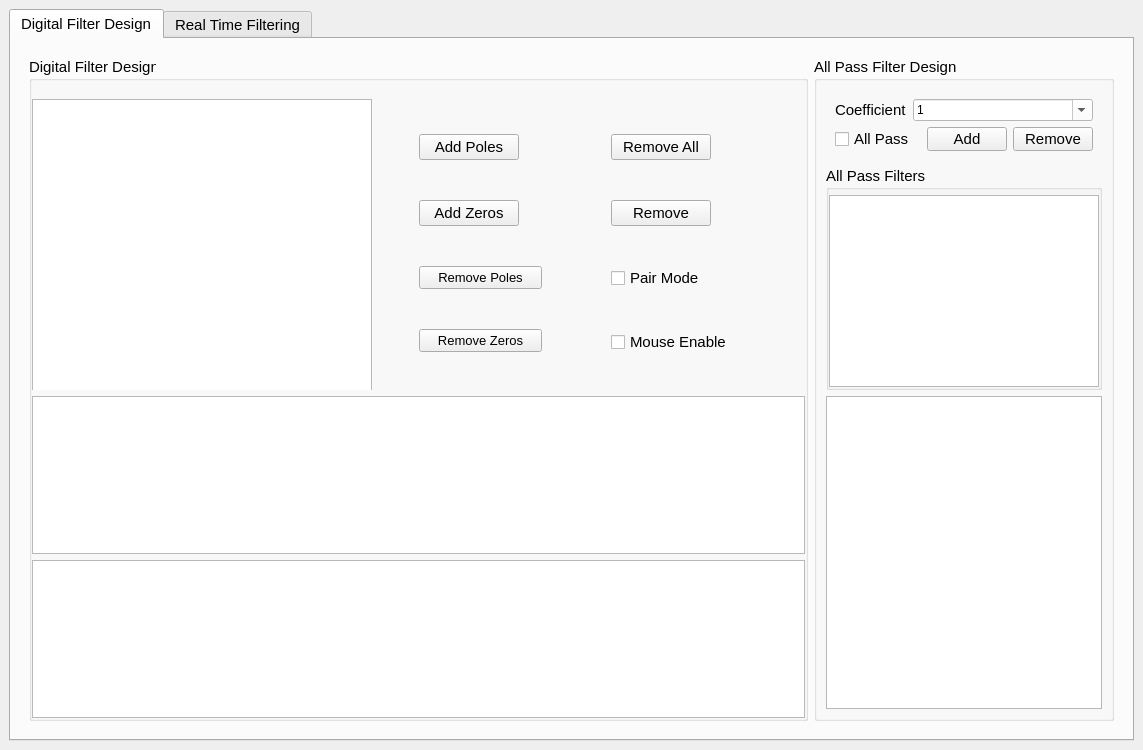
<?xml version="1.0" encoding="UTF-8"?>
<ui version="4.0">
 <class>MainWindow</class>
 <widget class="QMainWindow" name="MainWindow">
  <property name="geometry">
   <rect>
    <x>0</x>
    <y>0</y>
    <width>1143</width>
    <height>750</height>
   </rect>
  </property>
  <property name="minimumSize">
   <size>
    <width>1000</width>
    <height>700</height>
   </size>
  </property>
  <property name="windowTitle">
   <string>MainWindow</string>
  </property>
  <widget class="QWidget" name="centralwidget">
   <property name="minimumSize">
    <size>
     <width>1000</width>
     <height>700</height>
    </size>
   </property>
   <layout class="QVBoxLayout" name="verticalLayout">
    <item>
     <widget class="QTabWidget" name="WindowTabs">
      <property name="font">
       <font>
        <pointsize>11</pointsize>
       </font>
      </property>
      <property name="currentIndex">
       <number>0</number>
      </property>
      <widget class="QWidget" name="tab">
       <attribute name="title">
        <string>Digital Filter Design</string>
       </attribute>
       <layout class="QHBoxLayout" name="horizontalLayout_2">
        <item>
         <widget class="QFrame" name="tab1">
          <property name="maximumSize">
           <size>
            <width>16777215</width>
            <height>16777215</height>
           </size>
          </property>
          <property name="frameShape">
           <enum>QFrame::NoFrame</enum>
          </property>
          <property name="frameShadow">
           <enum>QFrame::Raised</enum>
          </property>
          <property name="lineWidth">
           <number>1</number>
          </property>
          <layout class="QHBoxLayout" name="horizontalLayout">
           <item>
            <widget class="QGroupBox" name="grpbx_DigitalFilter">
             <property name="title">
              <string>Digital Filter Design</string>
             </property>
             <layout class="QVBoxLayout" name="verticalLayout_6">
              <property name="leftMargin">
               <number>0</number>
              </property>
              <property name="topMargin">
               <number>9</number>
              </property>
              <property name="rightMargin">
               <number>0</number>
              </property>
              <property name="bottomMargin">
               <number>0</number>
              </property>
              <item>
               <widget class="QWidget" name="wgt_unitCircle" native="true">
                <property name="sizePolicy">
                 <sizepolicy hsizetype="Expanding" vsizetype="Expanding">
                  <horstretch>0</horstretch>
                  <verstretch>0</verstretch>
                 </sizepolicy>
                </property>
                <property name="maximumSize">
                 <size>
                  <width>16777215</width>
                  <height>300</height>
                 </size>
                </property>
                <layout class="QHBoxLayout" name="horizontalLayout_7">
                 <property name="spacing">
                  <number>5</number>
                 </property>
                 <property name="leftMargin">
                  <number>0</number>
                 </property>
                 <property name="rightMargin">
                  <number>0</number>
                 </property>
                 <property name="bottomMargin">
                  <number>0</number>
                 </property>
                 <item>
                  <widget class="PlotWidget" name="plot_unitCircle">
                   <property name="sizePolicy">
                    <sizepolicy hsizetype="Minimum" vsizetype="Minimum">
                     <horstretch>0</horstretch>
                     <verstretch>0</verstretch>
                    </sizepolicy>
                   </property>
                   <property name="minimumSize">
                    <size>
                     <width>340</width>
                     <height>300</height>
                    </size>
                   </property>
                   <property name="maximumSize">
                    <size>
                     <width>300</width>
                     <height>300</height>
                    </size>
                   </property>
                   <property name="sizeIncrement">
                    <size>
                     <width>1</width>
                     <height>1</height>
                    </size>
                   </property>
                   <property name="baseSize">
                    <size>
                     <width>0</width>
                     <height>0</height>
                    </size>
                   </property>
                   <property name="styleSheet">
                    <string notr="true"/>
                   </property>
                  </widget>
                 </item>
                 <item>
                  <widget class="QWidget" name="wgt_buttons" native="true">
                   <property name="sizePolicy">
                    <sizepolicy hsizetype="Expanding" vsizetype="Expanding">
                     <horstretch>0</horstretch>
                     <verstretch>0</verstretch>
                    </sizepolicy>
                   </property>
                   <property name="maximumSize">
                    <size>
                     <width>16777215</width>
                     <height>300</height>
                    </size>
                   </property>
                   <property name="styleSheet">
                    <string notr="true"/>
                   </property>
                   <layout class="QHBoxLayout" name="horizontalLayout_4">
                    <property name="spacing">
                     <number>0</number>
                    </property>
                    <property name="leftMargin">
                     <number>0</number>
                    </property>
                    <property name="topMargin">
                     <number>0</number>
                    </property>
                    <property name="rightMargin">
                     <number>0</number>
                    </property>
                    <property name="bottomMargin">
                     <number>0</number>
                    </property>
                    <item>
                     <widget class="QFrame" name="frame_2">
                      <property name="maximumSize">
                       <size>
                        <width>150</width>
                        <height>16777215</height>
                       </size>
                      </property>
                      <property name="frameShape">
                       <enum>QFrame::NoFrame</enum>
                      </property>
                      <property name="frameShadow">
                       <enum>QFrame::Raised</enum>
                      </property>
                      <layout class="QVBoxLayout" name="verticalLayout_7">
                       <property name="spacing">
                        <number>5</number>
                       </property>
                       <property name="leftMargin">
                        <number>0</number>
                       </property>
                       <property name="topMargin">
                        <number>0</number>
                       </property>
                       <property name="rightMargin">
                        <number>0</number>
                       </property>
                       <property name="bottomMargin">
                        <number>0</number>
                       </property>
                       <item>
                        <widget class="QPushButton" name="btn_addPoles">
                         <property name="maximumSize">
                          <size>
                           <width>100</width>
                           <height>16777215</height>
                          </size>
                         </property>
                         <property name="text">
                          <string>Add Poles</string>
                         </property>
                        </widget>
                       </item>
                       <item>
                        <widget class="QPushButton" name="btn_addZeros">
                         <property name="maximumSize">
                          <size>
                           <width>100</width>
                           <height>16777215</height>
                          </size>
                         </property>
                         <property name="text">
                          <string>Add Zeros</string>
                         </property>
                        </widget>
                       </item>
                       <item>
                        <widget class="QPushButton" name="btn_removePoles">
                         <property name="minimumSize">
                          <size>
                           <width>123</width>
                           <height>0</height>
                          </size>
                         </property>
                         <property name="maximumSize">
                          <size>
                           <width>100</width>
                           <height>16777215</height>
                          </size>
                         </property>
                         <property name="font">
                          <font>
                           <pointsize>10</pointsize>
                          </font>
                         </property>
                         <property name="text">
                          <string>Remove Poles</string>
                         </property>
                        </widget>
                       </item>
                       <item>
                        <widget class="QPushButton" name="btn_RemoveZeros">
                         <property name="minimumSize">
                          <size>
                           <width>123</width>
                           <height>0</height>
                          </size>
                         </property>
                         <property name="maximumSize">
                          <size>
                           <width>100</width>
                           <height>16777215</height>
                          </size>
                         </property>
                         <property name="font">
                          <font>
                           <pointsize>10</pointsize>
                          </font>
                         </property>
                         <property name="styleSheet">
                          <string notr="true"/>
                         </property>
                         <property name="text">
                          <string>Remove Zeros</string>
                         </property>
                        </widget>
                       </item>
                      </layout>
                     </widget>
                    </item>
                    <item>
                     <widget class="QFrame" name="frame">
                      <property name="maximumSize">
                       <size>
                        <width>150</width>
                        <height>16777215</height>
                       </size>
                      </property>
                      <property name="frameShape">
                       <enum>QFrame::NoFrame</enum>
                      </property>
                      <property name="frameShadow">
                       <enum>QFrame::Raised</enum>
                      </property>
                      <layout class="QVBoxLayout" name="verticalLayout_4">
                       <property name="spacing">
                        <number>5</number>
                       </property>
                       <property name="leftMargin">
                        <number>0</number>
                       </property>
                       <property name="topMargin">
                        <number>0</number>
                       </property>
                       <property name="rightMargin">
                        <number>0</number>
                       </property>
                       <property name="bottomMargin">
                        <number>0</number>
                       </property>
                       <item>
                        <widget class="QPushButton" name="btn_removeAll">
                         <property name="maximumSize">
                          <size>
                           <width>100</width>
                           <height>16777215</height>
                          </size>
                         </property>
                         <property name="text">
                          <string>Remove All</string>
                         </property>
                        </widget>
                       </item>
                       <item>
                        <widget class="QPushButton" name="btn_Remove">
                         <property name="maximumSize">
                          <size>
                           <width>100</width>
                           <height>16777215</height>
                          </size>
                         </property>
                         <property name="text">
                          <string>Remove</string>
                         </property>
                        </widget>
                       </item>
                       <item>
                        <widget class="QCheckBox" name="pair_mode_toggle">
                         <property name="text">
                          <string>Pair Mode</string>
                         </property>
                        </widget>
                       </item>
                       <item>
                        <widget class="QCheckBox" name="mouse_en">
                         <property name="text">
                          <string>Mouse Enable</string>
                         </property>
                        </widget>
                       </item>
                      </layout>
                     </widget>
                    </item>
                   </layout>
                  </widget>
                 </item>
                </layout>
               </widget>
              </item>
              <item>
               <layout class="QVBoxLayout" name="verticalLayout_2">
                <item>
                 <widget class="PlotWidget" name="plot_magResponse">
                  <property name="minimumSize">
                   <size>
                    <width>200</width>
                    <height>0</height>
                   </size>
                  </property>
                 </widget>
                </item>
                <item>
                 <widget class="PlotWidget" name="plot_phaseResponse">
                  <property name="minimumSize">
                   <size>
                    <width>200</width>
                    <height>0</height>
                   </size>
                  </property>
                 </widget>
                </item>
               </layout>
              </item>
             </layout>
            </widget>
           </item>
           <item>
            <widget class="QGroupBox" name="grpbx_AllPassFilter">
             <property name="sizePolicy">
              <sizepolicy hsizetype="Minimum" vsizetype="Preferred">
               <horstretch>0</horstretch>
               <verstretch>0</verstretch>
              </sizepolicy>
             </property>
             <property name="maximumSize">
              <size>
               <width>300</width>
               <height>16777215</height>
              </size>
             </property>
             <property name="title">
              <string>All Pass Filter Design</string>
             </property>
             <layout class="QGridLayout" name="gridLayout_3">
              <item row="1" column="0">
               <widget class="QGroupBox" name="groupBox">
                <property name="title">
                 <string>All Pass Filters</string>
                </property>
                <layout class="QGridLayout" name="gridLayout_7">
                 <property name="leftMargin">
                  <number>0</number>
                 </property>
                 <property name="topMargin">
                  <number>5</number>
                 </property>
                 <property name="rightMargin">
                  <number>0</number>
                 </property>
                 <property name="bottomMargin">
                  <number>0</number>
                 </property>
                 <item row="0" column="0">
                  <widget class="QTableWidget" name="table_coeff">
                   <property name="sizePolicy">
                    <sizepolicy hsizetype="Expanding" vsizetype="Minimum">
                     <horstretch>0</horstretch>
                     <verstretch>0</verstretch>
                    </sizepolicy>
                   </property>
                   <property name="editTriggers">
                    <set>QAbstractItemView::DoubleClicked</set>
                   </property>
                   <property name="alternatingRowColors">
                    <bool>false</bool>
                   </property>
                   <property name="showGrid">
                    <bool>true</bool>
                   </property>
                   <property name="cornerButtonEnabled">
                    <bool>false</bool>
                   </property>
                   <property name="columnCount">
                    <number>1</number>
                   </property>
                   <attribute name="horizontalHeaderVisible">
                    <bool>false</bool>
                   </attribute>
                   <attribute name="verticalHeaderVisible">
                    <bool>false</bool>
                   </attribute>
                   <column/>
                  </widget>
                 </item>
                </layout>
               </widget>
              </item>
              <item row="2" column="0">
               <widget class="PlotWidget" name="plot_allPass">
                <property name="minimumSize">
                 <size>
                  <width>0</width>
                  <height>70</height>
                 </size>
                </property>
                <property name="maximumSize">
                 <size>
                  <width>300</width>
                  <height>16777215</height>
                 </size>
                </property>
               </widget>
              </item>
              <item row="0" column="0">
               <widget class="QWidget" name="wgt_coefficient" native="true">
                <property name="minimumSize">
                 <size>
                  <width>0</width>
                  <height>70</height>
                 </size>
                </property>
                <property name="maximumSize">
                 <size>
                  <width>300</width>
                  <height>70</height>
                 </size>
                </property>
                <layout class="QGridLayout" name="gridLayout_6">
                 <item row="1" column="0" colspan="2">
                  <widget class="QCheckBox" name="all_pass_enable">
                   <property name="text">
                    <string>All Pass</string>
                   </property>
                  </widget>
                 </item>
                 <item row="1" column="2">
                  <widget class="QPushButton" name="btn_addCoeff">
                   <property name="text">
                    <string>Add</string>
                   </property>
                  </widget>
                 </item>
                 <item row="0" column="0">
                  <widget class="QLabel" name="label">
                   <property name="sizePolicy">
                    <sizepolicy hsizetype="Minimum" vsizetype="Preferred">
                     <horstretch>0</horstretch>
                     <verstretch>0</verstretch>
                    </sizepolicy>
                   </property>
                   <property name="text">
                    <string>Coefficient</string>
                   </property>
                   <property name="buddy">
                    <cstring>wgt_coefficient</cstring>
                   </property>
                  </widget>
                 </item>
                 <item row="1" column="3">
                  <widget class="QPushButton" name="btn_removeCoeff">
                   <property name="text">
                    <string>Remove</string>
                   </property>
                  </widget>
                 </item>
                 <item row="0" column="1" colspan="3">
                  <widget class="QComboBox" name="comboBox">
                   <property name="sizePolicy">
                    <sizepolicy hsizetype="Expanding" vsizetype="Fixed">
                     <horstretch>0</horstretch>
                     <verstretch>0</verstretch>
                    </sizepolicy>
                   </property>
                   <property name="styleSheet">
                    <string notr="true">background:white;
color:black;
</string>
                   </property>
                   <property name="editable">
                    <bool>true</bool>
                   </property>
                   <item>
                    <property name="text">
                     <string>1</string>
                    </property>
                   </item>
                   <item>
                    <property name="text">
                     <string>-1</string>
                    </property>
                   </item>
                   <item>
                    <property name="text">
                     <string>-0.9</string>
                    </property>
                   </item>
                   <item>
                    <property name="text">
                     <string>-0.495</string>
                    </property>
                   </item>
                   <item>
                    <property name="text">
                     <string>0</string>
                    </property>
                   </item>
                   <item>
                    <property name="text">
                     <string>0.99</string>
                    </property>
                   </item>
                   <item>
                    <property name="text">
                     <string>0.345</string>
                    </property>
                   </item>
                  </widget>
                 </item>
                </layout>
               </widget>
              </item>
             </layout>
            </widget>
           </item>
          </layout>
         </widget>
        </item>
       </layout>
      </widget>
      <widget class="QWidget" name="tab_2">
       <attribute name="title">
        <string>Real Time Filtering</string>
       </attribute>
       <layout class="QHBoxLayout" name="horizontalLayout_11">
        <item>
         <widget class="QFrame" name="frame_3">
          <property name="frameShape">
           <enum>QFrame::NoFrame</enum>
          </property>
          <property name="frameShadow">
           <enum>QFrame::Raised</enum>
          </property>
          <layout class="QHBoxLayout" name="horizontalLayout_3">
           <item>
            <widget class="QGroupBox" name="grpbx_RealtimeFiltering">
             <property name="maximumSize">
              <size>
               <width>16777215</width>
               <height>16777215</height>
              </size>
             </property>
             <property name="title">
              <string>Realtime Filtering</string>
             </property>
             <layout class="QVBoxLayout" name="verticalLayout_5">
              <item>
               <widget class="PlotWidget" name="plot_realtimeInput"/>
              </item>
              <item>
               <widget class="PlotWidget" name="plot_realtimeFilter"/>
              </item>
              <item>
               <widget class="PlotWidget" name="plot_mouseInput">
                <property name="sizePolicy">
                 <sizepolicy hsizetype="Minimum" vsizetype="Minimum">
                  <horstretch>0</horstretch>
                  <verstretch>0</verstretch>
                 </sizepolicy>
                </property>
                <property name="minimumSize">
                 <size>
                  <width>200</width>
                  <height>200</height>
                 </size>
                </property>
               </widget>
              </item>
              <item>
               <widget class="QFrame" name="frame_4">
                <property name="frameShape">
                 <enum>QFrame::NoFrame</enum>
                </property>
                <property name="frameShadow">
                 <enum>QFrame::Raised</enum>
                </property>
                <layout class="QHBoxLayout" name="horizontalLayout_6">
                 <item>
                  <widget class="QPushButton" name="btn_openFile">
                   <property name="styleSheet">
                    <string notr="true"/>
                   </property>
                   <property name="text">
                    <string>Choose File</string>
                   </property>
                   <property name="shortcut">
                    <string>Ctrl+O</string>
                   </property>
                  </widget>
                 </item>
                 <item>
                  <widget class="QPushButton" name="btn_play">
                   <property name="text">
                    <string>Play</string>
                   </property>
                   <property name="shortcut">
                    <string>Space</string>
                   </property>
                   <property name="checkable">
                    <bool>false</bool>
                   </property>
                  </widget>
                 </item>
                 <item>
                  <widget class="QCheckBox" name="checkBox">
                   <property name="text">
                    <string>Mouse Enable</string>
                   </property>
                  </widget>
                 </item>
                 <item>
                  <widget class="QLabel" name="lbl_speed">
                   <property name="text">
                    <string>Speed: </string>
                   </property>
                   <property name="alignment">
                    <set>Qt::AlignCenter</set>
                   </property>
                   <property name="buddy">
                    <cstring>speed_slider</cstring>
                   </property>
                  </widget>
                 </item>
                 <item>
                  <widget class="QSlider" name="speed_slider">
                   <property name="sizePolicy">
                    <sizepolicy hsizetype="Minimum" vsizetype="Fixed">
                     <horstretch>0</horstretch>
                     <verstretch>0</verstretch>
                    </sizepolicy>
                   </property>
                   <property name="minimum">
                    <number>1</number>
                   </property>
                   <property name="maximum">
                    <number>100</number>
                   </property>
                   <property name="orientation">
                    <enum>Qt::Horizontal</enum>
                   </property>
                  </widget>
                 </item>
                 <item>
                  <widget class="QPushButton" name="btnClr">
                   <property name="text">
                    <string>Clear</string>
                   </property>
                  </widget>
                 </item>
                </layout>
               </widget>
              </item>
             </layout>
            </widget>
           </item>
          </layout>
         </widget>
        </item>
       </layout>
      </widget>
     </widget>
    </item>
   </layout>
  </widget>
 </widget>
 <customwidgets>
  <customwidget>
   <class>PlotWidget</class>
   <extends>QGraphicsView</extends>
   <header location="global">pyqtgraph</header>
   <container>1</container>
  </customwidget>
 </customwidgets>
 <resources/>
 <connections/>
</ui>
